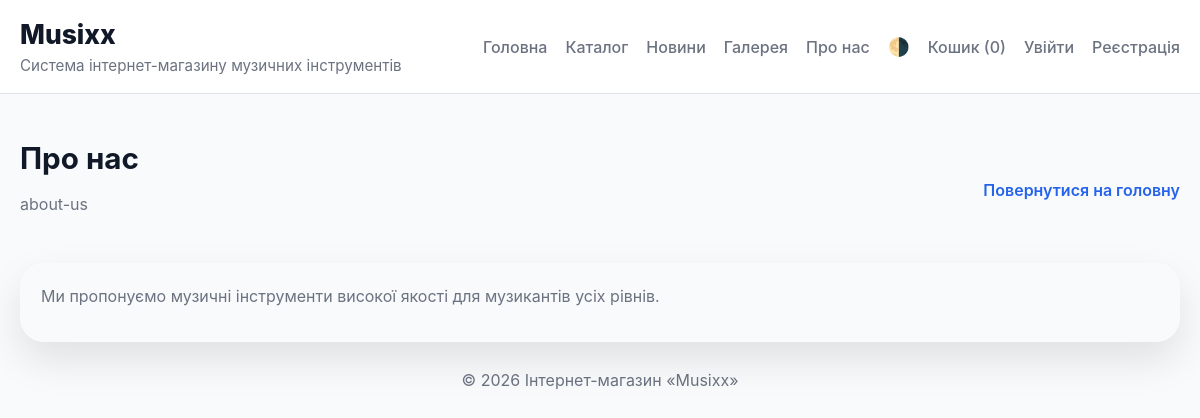
The page /index.php?route=page&slug=about-us on the database its author committed.
### tables this page shows
CREATE TABLE pages (
    id INTEGER PRIMARY KEY AUTOINCREMENT,
    slug TEXT NOT NULL UNIQUE,
    title TEXT NOT NULL,
    content TEXT
);

### app/Core/Controller.php (called while the page is built, shortened)
<?php
class Controller
{
    protected function renderLayout(string $contentView, array $params = [])
    {
        $content = function () use ($contentView, $params) {
            extract($params, EXTR_SKIP);
            require __DIR__ . '/../Views/' . $contentView . '.php';
        };
        require __DIR__ . '/../Views/layout.php';
    }
}

### app/Controllers/HomeController.php (called while the page is built, shortened)
<?php
require_once __DIR__ . '/../Core/Controller.php';
require_once __DIR__ . '/../Models/PageModel.php';
class HomeController extends Controller
{
    public function page()
    {
        $slug = trim($_GET['slug'] ?? '');
        $page = (new PageModel())->findBySlug($slug);
        $this->renderLayout('page', ['page' => $page]);
    }
}

### app/Core/Database.php (called while the page is built, shortened)
<?php
class Database
{
    private static $instance = null;
    private $pdo;
    private function __construct()
    {
        $path = __DIR__ . '/../../db/database.sqlite';
        $dir = dirname($path);
        $this->pdo = new PDO('sqlite:' . $path);
        $this->pdo->setAttribute(PDO::ATTR_ERRMODE, PDO::ERRMODE_EXCEPTION);
        $this->pdo->exec('PRAGMA foreign_keys = ON');
        $this->initialize();
    }
    public static function getInstance(): Database
    {
        if (self::$instance === null) {
            self::$instance = new Database();
        }
        return self::$instance;
    }
    public function getConnection(): PDO
    {
        return $this->pdo;
    }
    private function initialize()
    {
        try {
            $res = $this->pdo->query("SELECT name FROM sqlite_master WHERE type='table' LIMIT 1");
            if ($res && $res->fetch()) {
                $hasTables = true;
            }
        } catch (Exception $e) {
            $hasTables = false;
        }
        $this->migrateTableColumns('products', [
            'image' => "TEXT DEFAULT ''"
        ]);
        $this->migrateTableColumns('news', [
            'image' => 'TEXT'
        ]);
        $this->migrateTableColumns('users', [
            'login' => "TEXT DEFAULT ''",
            'password' => "TEXT DEFAULT ''",
            'avatar' => "TEXT DEFAULT ''"
        ]);
        $this->migrateTableColumns('orders', [
            'status' => "TEXT DEFAULT 'in_process'"
        ]);
        $this->ensureDefaultUsers();
        $this->seedSampleData();
        $this->syncJsonFilesFromDatabase();
    }
    private function syncJsonFilesFromDatabase()
    {
        $tables = ['products', 'news', 'users', 'gallery', 'pages'];
        $dataDir = __DIR__ . '/../../data';
        foreach ($tables as $table) {
            $stmt = $this->pdo->query('SELECT * FROM ' . $table . ' ORDER BY id ASC');
            $items = $stmt->fetchAll(PDO::FETCH_ASSOC);
        }
    }
    private function normalizeUserRoles()
    {
        $this->pdo->exec("UPDATE users SET role = 'user' WHERE role NOT IN ('admin', 'user') OR role IS NULL OR role = ''");
    }
    private function ensureDefaultUsers()
    {
        $stmt = $this->pdo->prepare('SELECT COUNT(*) FROM users WHERE login = :login');
        $stmt->execute(['login' => 'admin']);
        $stmt->execute(['login' => 'user']);
    }
    private function migrateTableColumns(string $table, array $columns)
    {
        $stmt = $this->pdo->query("PRAGMA table_info('{$table}')");
        $existing = array_column($stmt->fetchAll(PDO::FETCH_ASSOC), 'name');
    }
    private function seedSampleData()
    {
        foreach ($defaultProducts as $product) {
            $stmt = $this->pdo->prepare('SELECT COUNT(*) FROM products WHERE name = :name');
            $stmt->execute(['name' => $product['name']]);
        }
        if ($this->isEmpty('news')) {
            $this->pdo->exec(<<<SQL
INSERT INTO news (title, summary, content, date, image) VALUES
('Літній розпродаж музичних інструментів', 'Знижки до 25% на обрані гітари та клавішні.', 'Літній сезон починається з вигідних пропозицій — оберіть свій інструмент вже сьогодні.', '2026-06-01', 'https://via.placeholder.com/520x320?text=Sale'),
('Нові професійні барабани у каталозі', 'Модельні ряди для початківців та професіоналів.', 'Пропонуємо якісні ударні установки з доставкою по Україні.', '2026-05-25', 'https://via.placeholder.com/520x320?text=Drums');
SQL
            );
        }
        if ($this->isEmpty('users')) {
            $adminPassword = password_hash('music123', PASSWORD_DEFAULT);
            $customerPassword = password_hash('user123', PASSWORD_DEFAULT);
            $stmt = $this->pdo->prepare('INSERT INTO users (login, name, email, password, role, registered) VALUES (:login, :name, :email, :password, :role, :registered)');
            $stmt->execute([
                'login' => 'admin',
                'name' => 'Адміністратор',
                'email' => 'admin@example.com',
                'password' => $adminPassword,
                'role' => 'admin',
                'registered' => '2026-01-01'
            ]);
            $stmt->execute([
                'login' => 'user',
                'name' => 'Користувач',
                'email' => 'user@example.com',
                'password' => $customerPassword,
                'role' => 'user',
                'registered' => '2026-01-15'
            ]);
        }
        if ($this->isEmpty('gallery')) {
            $this->pdo->exec(<<<SQL
INSERT INTO gallery (title, image, caption) VALUES
('Вітрина гітар', 'https://via.placeholder.com/520x320?text=Guitar', 'Колекція акустичних та електричних гітар.'),
('Клавішні інструменти', 'https://via.placeholder.com/520x320?text=Keyboard', 'Розділ синтезаторів та піаніно.');
SQL
            );
        }
        if ($this->isEmpty('pages')) {
            $this->pdo->exec(<<<SQL
INSERT INTO pages (slug, title, content) VALUES
('about-us', 'Про нас', 'Ми пропонуємо музичні інструменти високої якості для музикантів усіх рівнів.'),
('contacts', 'Контакти', 'Звертайтеся до нас за телефоном або електронною поштою, і ми з радістю допоможемо.');
SQL
            );
        }
    }
    private function isEmpty(string $table): bool
    {
        $stmt = $this->pdo->query("SELECT COUNT(*) FROM {$table}");
        return intval($stmt->fetchColumn()) === 0;
    }
}

### app/Models/BaseModel.php (called while the page is built, shortened)
<?php
require_once __DIR__ . '/../Core/Database.php';
abstract class BaseModel extends Model
{
    public function __construct()
    {
        $this->db = Database::getInstance()->getConnection();
    }
}

### app/Models/PageModel.php (called while the page is built, shortened)
<?php
require_once __DIR__ . '/BaseModel.php';
class PageModel extends BaseModel
{
    public function findBySlug(string $slug): ?array
    {
        $stmt = $this->db->prepare('SELECT * FROM pages WHERE slug = :slug');
        $stmt->execute(['slug' => $slug]);
        $page = $stmt->fetch(PDO::FETCH_ASSOC);
        return $page ?: null;
    }
}

### app/Views/page.php (the view)
<section class="section-preview">
    <div class="section-header">
        <div>
            <h2><?= htmlspecialchars($page['title']) ?></h2>
            <p class="note"><?= htmlspecialchars($page['slug']) ?></p>
        </div>
        <a class="text-link" href="index.php">Повернутися на головну</a>
    </div>
    <div class="product-card" style="background: rgba(255,255,255,0.06); border: 1px solid rgba(255,255,255,0.08);">
        <div class="product-body">
            <p><?= nl2br(htmlspecialchars($page['content'])) ?></p>
        </div>
    </div>
</section>

### assets/css/style.css (style rules this page uses)
:root { --bg: #f8fafc; --surface: #ffffff; --surface-soft: rgba(15, 23, 42, 0.04); --text: #111827; --text-muted: #6b7280; --primary: #2563eb; --primary-dark: #1d4ed8; --accent: #1d4ed8; --border: rgba(15, 23, 42, 0.12); --shadow: 0 24px 80px rgba(15, 23, 42, 0.08); }
* { box-sizing: border-box; }
html { scroll-behavior: smooth; }
body { margin: 0; min-height: 100vh; font-family: 'Inter', system-ui, -apple-system, BlinkMacSystemFont, 'Segoe UI', sans-serif; background: var(--bg); color: var(--text); }
.note { color: var(--text-muted); margin: 14px 0 22px; line-height: 1.8; }
.product-card { position: relative; overflow: hidden; border-radius: 20px; background: var(--surface); border: 1px solid var(--border); box-shadow: var(--shadow); }
.product-body { padding: 18px; }
.section-preview { margin-top: 46px; }
.section-header { display: flex; justify-content: space-between; align-items: center; gap: 18px; margin-bottom: 22px; }
.section-header h2 { margin: 0; font-size: 1.85rem; }
.text-link { text-decoration: none; color: var(--primary); font-weight: 600; }
.product-card, .news-card { background: rgba(255,255,255,0.06); border: 1px solid rgba(255,255,255,0.08); border-radius: 24px; overflow: hidden; box-shadow: 0 18px 40px rgba(0, 0, 0, 0.1); cursor: pointer; }
.product-body, .news-card { padding: 20px; }
.product-body p, .news-card p { margin: 0 0 12px; color: var(--text-muted); line-height: 1.6; }

### rows shown on the page
pages: title "Про нас", slug "about-us", content "Ми пропонуємо музичні інструменти високої якості для музикантів усіх рівнів."
